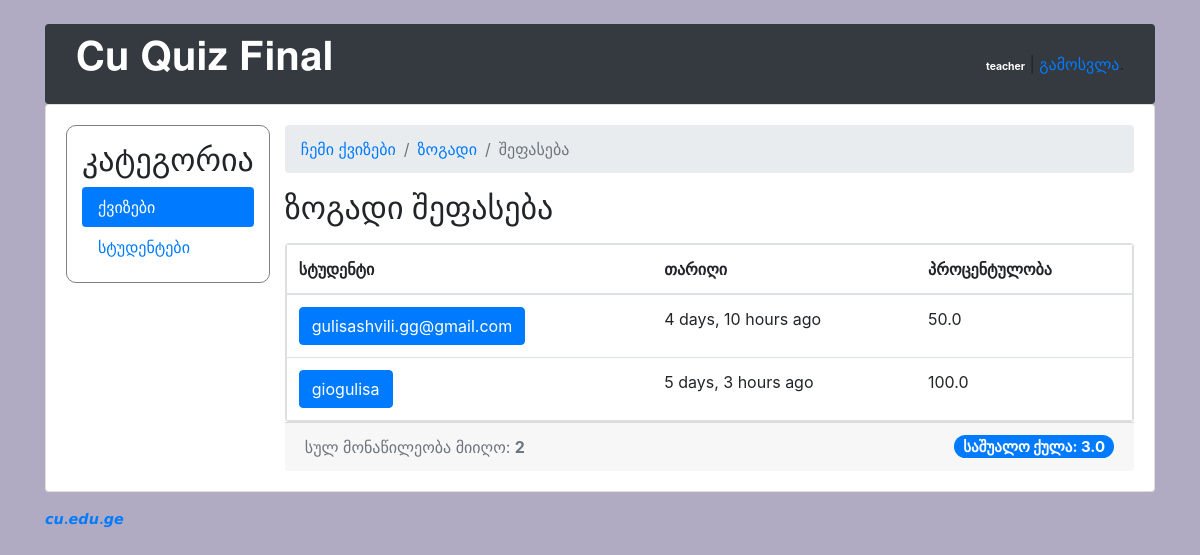
/teachers/quiz/1/results/ (signed in), run on the app's committed database.
### classroom/models.py (models this page shows, shortened)
class User(AbstractUser):
    is_student = models.BooleanField(default=False)
    is_teacher = models.BooleanField(default=False)
    username = models.CharField(error_messages={'unique': 'მომხმარებლის სახელი დაკავებულია.'}, max_length=150, unique=True, verbose_name='მომხმარებლის სახელი')

class Quiz(models.Model):
    owner = models.ForeignKey(User, on_delete=models.CASCADE, related_name='quizzes')
    name = models.CharField("დასახელება", max_length=255)
    subject = models.ForeignKey(Subject, on_delete=models.CASCADE, verbose_name=u'საგანი',
                                related_name='quizzes')

class TakenQuiz(models.Model):
    student = models.ForeignKey(Student, on_delete=models.CASCADE, related_name='taken_quizzes')
    quiz = models.ForeignKey(Quiz, on_delete=models.CASCADE, related_name='taken_quizzes')
    score = models.IntegerField()
    percentage = models.FloatField()
    date = models.DateTimeField(auto_now_add=True)

class Student(models.Model):
    user = models.OneToOneField(User, on_delete=models.CASCADE, primary_key=True)
    quizzes = models.ManyToManyField(Quiz, through='TakenQuiz')
    interests = models.ManyToManyField(Subject, related_name='interested_students')
    score = models.IntegerField(default=0)

### classroom/views/teachers.py (the view)
# urls.py: path('quiz/<int:pk>/results/', teachers.QuizResultsView.as_view(),
@method_decorator([login_required, teacher_required], name='dispatch')
class QuizResultsView(DetailView):
    model = Quiz
    context_object_name = 'quiz'
    template_name = 'classroom/teachers/quiz_results.html'
    def get_context_data(self, **kwargs):
        quiz = self.get_object()
        taken_quizzes = quiz.taken_quizzes.select_related('student__user').order_by('-date')
        total_taken_quizzes = taken_quizzes.count()
        quiz_score = quiz.taken_quizzes.aggregate(average_score=Avg('score'))
        extra_context = {
            'taken_quizzes': taken_quizzes,
            'total_taken_quizzes': total_taken_quizzes,
            'quiz_score': quiz_score
        }
        kwargs.update(extra_context)
        return super().get_context_data(**kwargs)
    def get_queryset(self):
        return self.request.user.quizzes.all()

### classroom/templates/classroom/teachers/quiz_results.html
{% extends 'base.html' %}
{% load crispy_forms_tags humanize %}
{% block content %}
    <div id=responsivediv>
        <div>
            {% include 'classroom/teachers/_header.html' with active='new' %}
        </div>
        <div style="width: 100%">
            <nav aria-label="breadcrumb">
                <ol class="breadcrumb">
                    <li class="breadcrumb-item"><a href="{% url 'teachers:quiz_change_list' %}">ჩემი ქვიზები</a></li>
                    <li class="breadcrumb-item"><a href="{% url 'teachers:quiz_change' quiz.pk %}">{{ quiz.name }}</a>
                    </li>
                    <li class="breadcrumb-item active" aria-current="page">შეფასება</li>
                </ol>
            </nav>
            <h2 class="mb-3">{{ quiz.name }} შეფასება</h2>
            <div class="card" style="overflow-x:auto;">
                <table class="table mb-0">
                    <thead>
                    <tr>
                        <th>სტუდენტი</th>
                        <th>თარიღი</th>
                        <th>პროცენტულობა</th>
                    </tr>
                    </thead>
                    <tbody>
                    {% for taken_quiz in taken_quizzes %}
                        <tr>
                            <td>
                                <a href="{% url 'teachers:quiz_results_student' taken_quiz.quiz.id taken_quiz.student.user.id %}"
                                   class="btn btn-primary">{{ taken_quiz.student.user.username }}</a></td>
                            <td>{{ taken_quiz.date|naturaltime }}</td>
                            <td>{{ taken_quiz.percentage }}</td>
                        </tr>
                    {% endfor %}
                    </tbody>
                </table>
            </div>
            <div id = responsivediv1 class="card-footer text-muted">
                სულ მონაწილეობა მიიღო: <strong>{{ total_taken_quizzes }}</strong>
                <strong><span style="font-size:15px"
                              class="badge badge-pill badge-primary float-right">საშუალო ქულა: {{ quiz_score.average_score|default_if_none:0.0 }}</span></strong>
            </div>
        </div>
    </div>
{% endblock %}

### templates/base.html (shortened to what this page needs)
{% load static %}<!doctype html>
<html lang="en">
  <head>
    <link rel="stylesheet" href="{% static 'css/bootstrap.min.css' %}">
    <link rel="stylesheet" type="text/css" href="{% static 'css/app.css' %}">
    {% if user.is_authenticated and user.is_teacher %}
      <link rel="stylesheet" type="text/css" href="{% static 'css/teachers.css' %}">
    {% else %}
      <link rel="stylesheet" type="text/css" href="{% static 'css/students.css' %}">
    {% endif %}
  </head>
  <body>
    <div class="container my-4">
      <div class="row justify-content-center">
        <div class="col-md-15
         col-sm-12">
          <div class="navbar navbar-expand-lg navbar-dark bg-dark" style="border-radius: .25rem;">
            <div class="col-6">
              <h1 class="logo">
                <a href="{% url 'home' %}">
                    <p style="color:white">𝐂𝐮 𝐐𝐮𝐢𝐳 𝐅𝐢𝐧𝐚𝐥</p>
                </a>
              </h1>
            </div>
            <div class="col-6 text-right">
              {% if user.is_authenticated %}
                <p class="pt-3"><strong style="color: white; font-size: 65%">{{ user.username }}{% if user.is_student %} - {{user.student.score}}{% endif %}</strong> | <a href="{% url 'logout' %}">გამოსვლა</a>.</p>
              {% else %}
                <a href="{% url 'login' %}" class="btn btn-light" role="button">შესვლა</a>
                <a href="{% url 'signup' %}" class="btn btn-primary" role="button">რეგისტრაცია</a>
              {% endif %}
            </div>
          </div>
          <div class="card mb-3">
            <div class="card-body">
              {% block content %}
              {% endblock %}
            </div>
          </div>
          <footer>
            <strong><a style="color: #007bff" href="https://cu.edu.ge">𝙘𝙪.𝙚𝙙𝙪.𝙜𝙚</a></strong>
          </footer>
        </div>
      </div>
    </div>
  </body>
</html>

### static/css/app.css (style rules this page uses)
.logo { font-family: 'Muli', sans-serif; }
.logo a { color: #212529; text-decoration: none; }
footer { font-size: .9rem; }
footer a { color: #212529; }

### static/css/teachers.css (style rules this page uses)
body { background-color: #b0aac2; }
@media only screen and (min-width: 1000px) { #responsivediv { display: flex; } }
@media only screen and (min-width: 1000px) { table { border-collapse: collapse; border-spacing: 0; width: 100%; border: 1px solid #ddd; } }

### data on the page
User: username "teacher"
Quiz: name "ზოგადი"
TakenQuiz: student.user.username "gulisashvili.gg@gmail.com", date "4 days, 10 hours ago", percentage "50.0"
TakenQuiz: student.user.username "giogulisa", date "5 days, 3 hours ago", percentage "100.0"

### other printed values
{{ total_taken_quizzes }} "2"
{{ quiz_score.average_score|default_if_none:0.0 }} "3.0"
